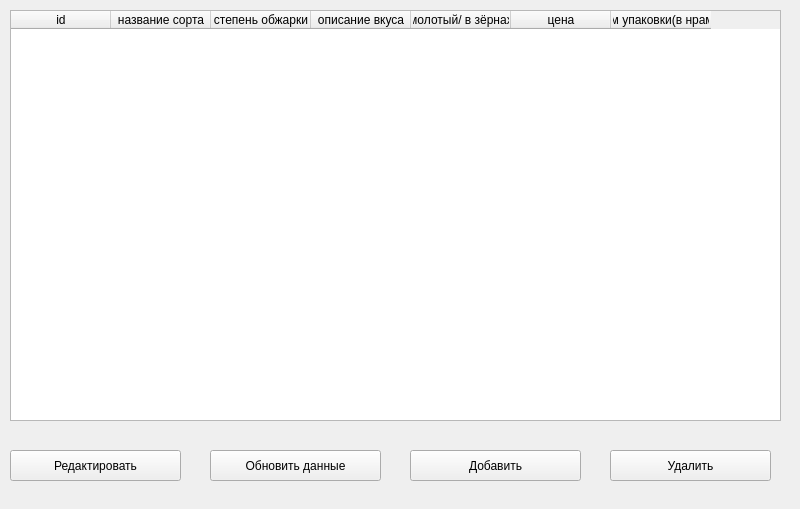
<?xml version="1.0" encoding="UTF-8"?>
<ui version="4.0">
 <class>Form</class>
 <widget class="QWidget" name="Form">
  <property name="geometry">
   <rect>
    <x>0</x>
    <y>0</y>
    <width>800</width>
    <height>509</height>
   </rect>
  </property>
  <property name="windowTitle">
   <string>Form</string>
  </property>
  <widget class="QTableWidget" name="tableWidget">
   <property name="geometry">
    <rect>
     <x>10</x>
     <y>10</y>
     <width>771</width>
     <height>411</height>
    </rect>
   </property>
   <column>
    <property name="text">
     <string>id</string>
    </property>
   </column>
   <column>
    <property name="text">
     <string>название сорта</string>
    </property>
   </column>
   <column>
    <property name="text">
     <string>степень обжарки</string>
    </property>
   </column>
   <column>
    <property name="text">
     <string>описание вкуса</string>
    </property>
   </column>
   <column>
    <property name="text">
     <string>молотый/ в зёрнах</string>
    </property>
   </column>
   <column>
    <property name="text">
     <string>цена</string>
    </property>
   </column>
   <column>
    <property name="text">
     <string>объём упаковки(в нраммах)</string>
    </property>
   </column>
  </widget>
  <widget class="QPushButton" name="pushButton">
   <property name="geometry">
    <rect>
     <x>210</x>
     <y>450</y>
     <width>171</width>
     <height>31</height>
    </rect>
   </property>
   <property name="text">
    <string>Обновить данные</string>
   </property>
  </widget>
  <widget class="QPushButton" name="redact">
   <property name="geometry">
    <rect>
     <x>10</x>
     <y>450</y>
     <width>171</width>
     <height>31</height>
    </rect>
   </property>
   <property name="text">
    <string>Редактировать</string>
   </property>
  </widget>
  <widget class="QPushButton" name="edit">
   <property name="geometry">
    <rect>
     <x>410</x>
     <y>450</y>
     <width>171</width>
     <height>31</height>
    </rect>
   </property>
   <property name="text">
    <string>Добавить</string>
   </property>
  </widget>
  <widget class="QPushButton" name="delete_">
   <property name="geometry">
    <rect>
     <x>610</x>
     <y>450</y>
     <width>161</width>
     <height>31</height>
    </rect>
   </property>
   <property name="text">
    <string>Удалить</string>
   </property>
  </widget>
 </widget>
 <resources/>
 <connections/>
</ui>
